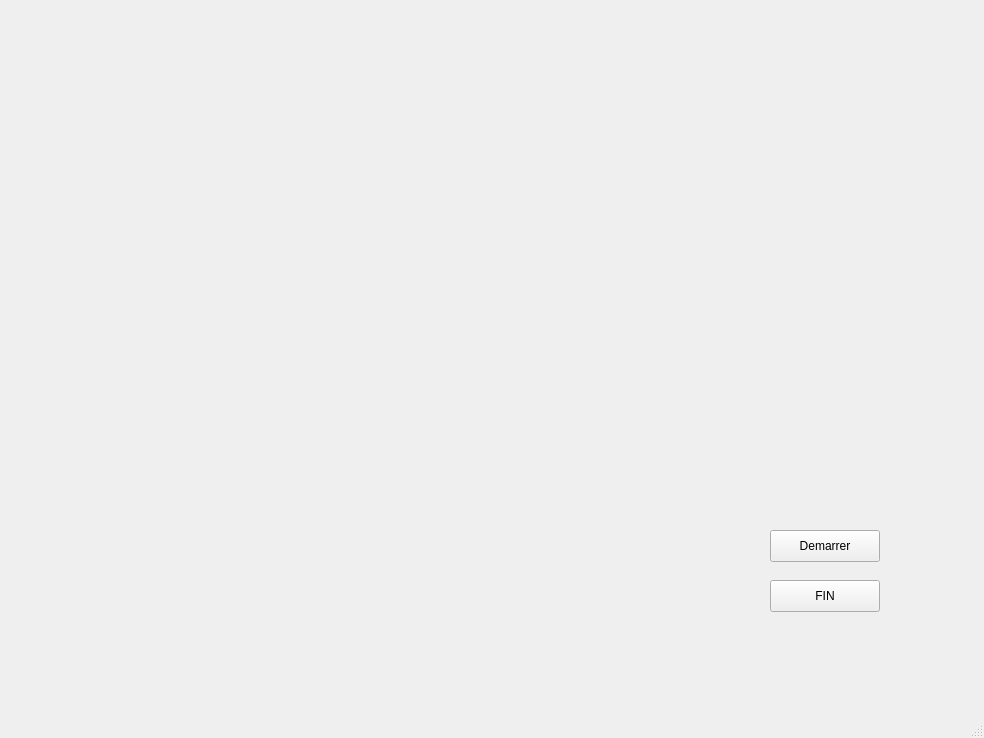
<?xml version="1.0" encoding="UTF-8"?>
<ui version="4.0">
 <class>MainWindow</class>
 <widget class="QMainWindow" name="MainWindow">
  <property name="geometry">
   <rect>
    <x>0</x>
    <y>0</y>
    <width>984</width>
    <height>738</height>
   </rect>
  </property>
  <property name="windowTitle">
   <string>MainWindow</string>
  </property>
  <widget class="QWidget" name="centralwidget">
   <widget class="QPushButton" name="pushButton">
    <property name="geometry">
     <rect>
      <x>770</x>
      <y>580</y>
      <width>110</width>
      <height>32</height>
     </rect>
    </property>
    <property name="text">
     <string>FIN</string>
    </property>
   </widget>
   <widget class="QPushButton" name="pushButton_2">
    <property name="geometry">
     <rect>
      <x>770</x>
      <y>530</y>
      <width>110</width>
      <height>32</height>
     </rect>
    </property>
    <property name="text">
     <string>Demarrer</string>
    </property>
   </widget>
  </widget>
  <widget class="QMenuBar" name="menubar">
   <property name="geometry">
    <rect>
     <x>0</x>
     <y>0</y>
     <width>984</width>
     <height>26</height>
    </rect>
   </property>
  </widget>
  <widget class="QStatusBar" name="statusbar"/>
 </widget>
 <resources/>
 <connections>
  <connection>
   <sender>pushButton</sender>
   <signal>clicked()</signal>
   <receiver>MainWindow</receiver>
   <slot>close()</slot>
   <hints>
    <hint type="sourcelabel">
     <x>780</x>
     <y>637</y>
    </hint>
    <hint type="destinationlabel">
     <x>751</x>
     <y>563</y>
    </hint>
   </hints>
  </connection>
  <connection>
   <sender>pushButton_2</sender>
   <signal>clicked()</signal>
   <receiver>MainWindow</receiver>
   <slot>Demarrage()</slot>
   <hints>
    <hint type="sourcelabel">
     <x>822</x>
     <y>576</y>
    </hint>
    <hint type="destinationlabel">
     <x>748</x>
     <y>490</y>
    </hint>
   </hints>
  </connection>
 </connections>
 <slots>
  <slot>Demarrage()</slot>
 </slots>
</ui>
